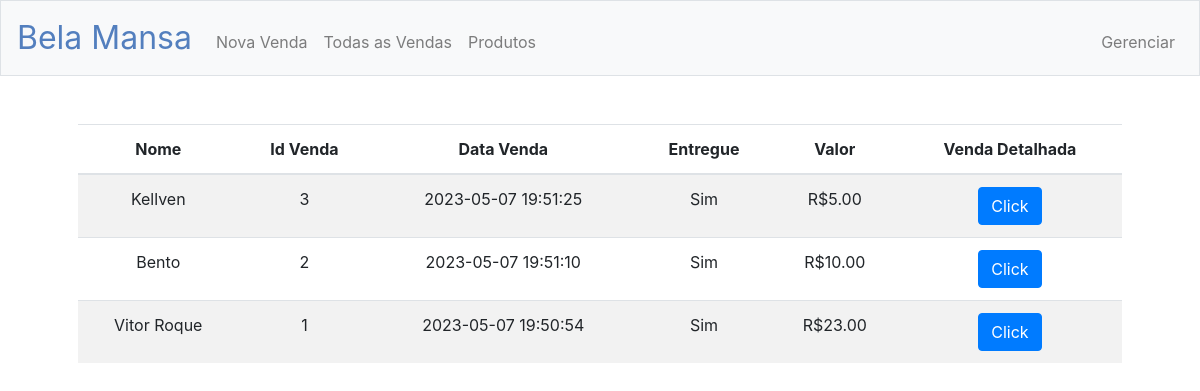
/todasvendas, run on the app's committed database.
### tables this page shows
CREATE TABLE "vendas" (
	"id_venda"	INTEGER,
	"data_venda"	DATETIME NOT NULL,
	"entregue"	BIT NOT NULL,
	"total"	DECIMAL(20, 2),
	"cliente"	VARCHAR(255),
	"senha"	INTEGER,
	PRIMARY KEY("id_venda")
);

### app.py (the view)
@app.route("/todasvendas", methods=["GET", "POST"])
def todasvendas():
    if request.method == 'POST':
        id = request.form['id']
        data_venda = db.execute("SELECT data_venda FROM vendas WHERE id_venda=:id",id=id)[0]['data_venda']
        entregue = db.execute("SELECT entregue FROM vendas WHERE id_venda=:id",id=id)[0]['entregue']
        if entregue == 0:
            entregue = 'Não'
        else:
            entregue = 'Sim'
        dados = db.execute("SELECT produtos.nome_produto, vendas_detalhadas.qtd, vendas_detalhadas.total_produtos FROM vendas_detalhadas INNER JOIN produtos ON vendas_detalhadas.id_produto = produtos.id_produto WHERE vendas_detalhadas.id_venda=:id",id=id)
        total = 0
        for item in dados:
            total += float(item['total_produtos'])
        return render_template('vendadetalhada.html', id=id, data_entrega=data_venda, entregue=entregue,dados=dados, total=total)
    else:
        lista_vendas = db.execute("SELECT * FROM vendas ORDER BY data_venda DESC")
        return render_template('todasvendas.html', lista_vendas=lista_vendas)

### app.py (called while the page is built)
@app.after_request
def after_request(response):
    response.headers["Cache-Control"] = "no-cache, no-store, must-revalidate"
    response.headers["Expires"] = 0
    response.headers["Pragma"] = "no-cache"
    return response

### templates/todasvendas.html (shortened to what this page needs)
{% extends "layout.html" %}
{% block main %}
    <table class="table table-striped">
        <thead>
            <tr>
                <th>Nome</th>
                <th>Id Venda</th>
                <th>Data Venda</th>
                <th>Entregue</th>
                <th>Valor</th>
                <th>Venda Detalhada</th>
            </tr>
        </thead>
        <tbody>
                {% for item in lista_vendas %}
                    <tr>
                        <td>{{item['cliente']}}</td>
                        <td>{{item['id_venda']}}</td>
                        <td>{{item['data_venda']}}</td>
                        {% if item['entregue'] == 0 %}
                            <td>Não</td>
                        {% else %}
                            <td>Sim</td>
                        {% endif %}
                        <td>R${{"{:.2f}".format(item['total'])}}</td>
                        <td>
                            <form action="todasvendas" method="POST">
                                <button class="btn btn-primary" type="submit">Click</button>
                            </form>
                        </td>
                    </tr>
                {% endfor %}
        </tbody>
    </table>
{% endblock %}

### data on the page
vendas: cliente "Kellven", id_venda "3", data_venda "2023-05-07 19:51:25", entregue "Sim", total "5.00"
vendas: cliente "Bento", id_venda "2", data_venda "2023-05-07 19:51:10", entregue "Sim", total "10.00"
vendas: cliente "Vitor Roque", id_venda "1", data_venda "2023-05-07 19:50:54", entregue "Sim", total "23.00"
